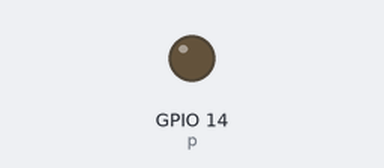
Recording of a program running on a simulated Raspberry Pi (BCM pin numbers). Shown: output pins drawn as LEDs (lit = HIGH).

Above: at 0.05 s.
At 0.95 s:
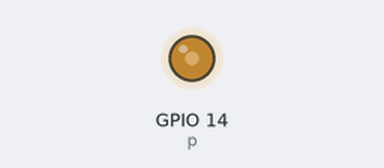
At 1.9 s:
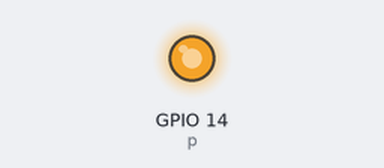
At 3.8 s:
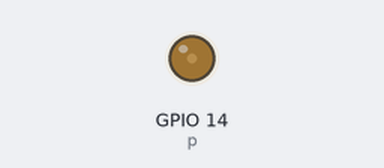
Timing chart, 0 to 5.5 s (numbered marks = the images above):
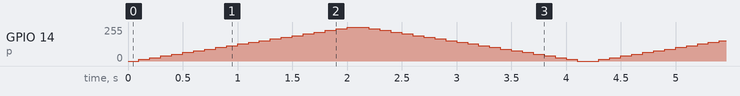

The program:

pwm_2.py
```python
import RPi.GPIO as gpio
import time
gpio.setwarnings(False)
gpio.setmode(gpio.BCM)
gpio.setup(14,gpio.OUT)
p = gpio.PWM(14,50)
p.start(0)
try:
    while True:
        for i in range(0,101,5):
            p.ChangeDutyCycle(i)
            time.sleep(0.1)
        for i in range(100,-1,-5):
            p.ChangeDutyCycle(i)
            time.sleep(0.1)
except KeyboardInterrupt:
    pass
p.stop()
gpio.cleanup()
```
